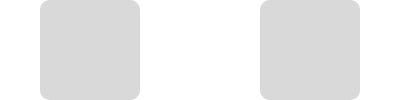
<?xml version="1.0" encoding="UTF-8"?>
<ui version="4.0">
 <class>DoorPanelHorizonWidget</class>
 <widget class="QWidget" name="DoorPanelHorizonWidget">
  <property name="geometry">
   <rect>
    <x>0</x>
    <y>0</y>
    <width>400</width>
    <height>100</height>
   </rect>
  </property>
  <property name="minimumSize">
   <size>
    <width>400</width>
    <height>100</height>
   </size>
  </property>
  <property name="maximumSize">
   <size>
    <width>400</width>
    <height>100</height>
   </size>
  </property>
  <property name="windowTitle">
   <string>Form</string>
  </property>
  <property name="styleSheet">
   <string notr="true">QWidget#DoorPanelHorizonWidget {
    background-color: transparent;
}

/* Door buttons (square gray) */
#obtn_door_open,
#obtn_door_close {
    background-color: #D9D9D9;
    border: none;
    border-radius: 10px;
}
#obtn_door_open:hover,
#obtn_door_close:hover {
    background-color: #E5E5E5;
}

#obtn_door_open:pressed,
#obtn_door_close:pressed {
    background-color: #FFA93F;
}
* {
    font-family: 'Poppins', 'Noto Sans Thai';
}
</string>
  </property>
  <layout class="QHBoxLayout" name="doorPanelHorizonLayout">
   <property name="spacing">
    <number>0</number>
   </property>
   <property name="leftMargin">
    <number>0</number>
   </property>
   <property name="topMargin">
    <number>0</number>
   </property>
   <property name="rightMargin">
    <number>0</number>
   </property>
   <property name="bottomMargin">
    <number>0</number>
   </property>
   <item>
    <layout class="QHBoxLayout" name="horizontalLayout">
     <property name="spacing">
      <number>0</number>
     </property>
     <property name="leftMargin">
      <number>40</number>
     </property>
     <property name="rightMargin">
      <number>40</number>
     </property>
     <item>
      <widget class="QPushButton" name="obtn_door_open">
       <property name="minimumSize">
        <size>
         <width>100</width>
         <height>100</height>
        </size>
       </property>
       <property name="maximumSize">
        <size>
         <width>100</width>
         <height>100</height>
        </size>
       </property>
       <property name="toolTip">
        <string>Open Door</string>
       </property>
       <property name="text">
        <string/>
       </property>
       <property name="icon">
        <iconset resource="../../assets/resources.qrc">
         <normaloff>:/icon/door-slide-run-open.svg</normaloff>:/icon/door-slide-run-open.svg</iconset>
       </property>
       <property name="iconSize">
        <size>
         <width>65</width>
         <height>65</height>
        </size>
       </property>
       <property name="autoDefault">
        <bool>false</bool>
       </property>
       <property name="default">
        <bool>false</bool>
       </property>
       <property name="flat">
        <bool>false</bool>
       </property>
      </widget>
     </item>
     <item>
      <spacer name="horizontalSpacer">
       <property name="orientation">
        <enum>Qt::Horizontal</enum>
       </property>
       <property name="sizeHint" stdset="0">
        <size>
         <width>40</width>
         <height>20</height>
        </size>
       </property>
      </spacer>
     </item>
     <item>
      <widget class="QPushButton" name="obtn_door_close">
       <property name="minimumSize">
        <size>
         <width>100</width>
         <height>100</height>
        </size>
       </property>
       <property name="maximumSize">
        <size>
         <width>100</width>
         <height>100</height>
        </size>
       </property>
       <property name="toolTip">
        <string>Close Door</string>
       </property>
       <property name="text">
        <string/>
       </property>
       <property name="icon">
        <iconset resource="../../assets/resources.qrc">
         <normaloff>:/icon/door-slide-run-close.svg</normaloff>:/icon/door-slide-run-close.svg</iconset>
       </property>
       <property name="iconSize">
        <size>
         <width>65</width>
         <height>65</height>
        </size>
       </property>
       <property name="flat">
        <bool>false</bool>
       </property>
      </widget>
     </item>
    </layout>
   </item>
  </layout>
 </widget>
 <resources>
  <include location="../../assets/resources.qrc"/>
 </resources>
 <connections/>
</ui>
